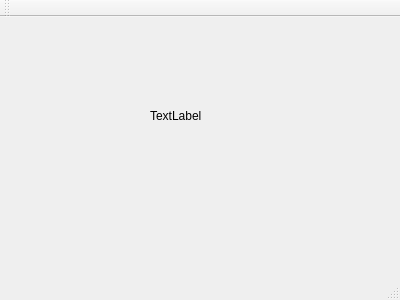
<?xml version="1.0" encoding="UTF-8"?>
<ui version="4.0">
 <class>MainWindow</class>
 <widget class="QMainWindow" name="MainWindow">
  <property name="geometry">
   <rect>
    <x>0</x>
    <y>0</y>
    <width>400</width>
    <height>300</height>
   </rect>
  </property>
  <property name="windowTitle">
   <string>MainWindow</string>
  </property>
  <widget class="QWidget" name="centralWidget">
   <widget class="QLabel" name="label">
    <property name="geometry">
     <rect>
      <x>150</x>
      <y>90</y>
      <width>54</width>
      <height>18</height>
     </rect>
    </property>
    <property name="text">
     <string>TextLabel</string>
    </property>
   </widget>
  </widget>
  <widget class="QMenuBar" name="menuBar">
   <property name="geometry">
    <rect>
     <x>0</x>
     <y>0</y>
     <width>400</width>
     <height>23</height>
    </rect>
   </property>
  </widget>
  <widget class="QToolBar" name="mainToolBar">
   <attribute name="toolBarArea">
    <enum>TopToolBarArea</enum>
   </attribute>
   <attribute name="toolBarBreak">
    <bool>false</bool>
   </attribute>
  </widget>
  <widget class="QStatusBar" name="statusBar"/>
 </widget>
 <layoutdefault spacing="6" margin="11"/>
 <resources/>
 <connections/>
</ui>
